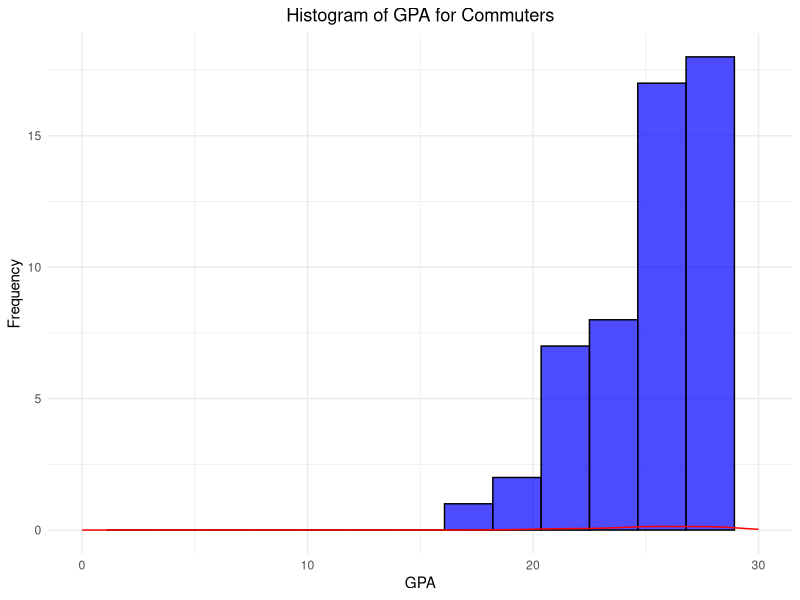
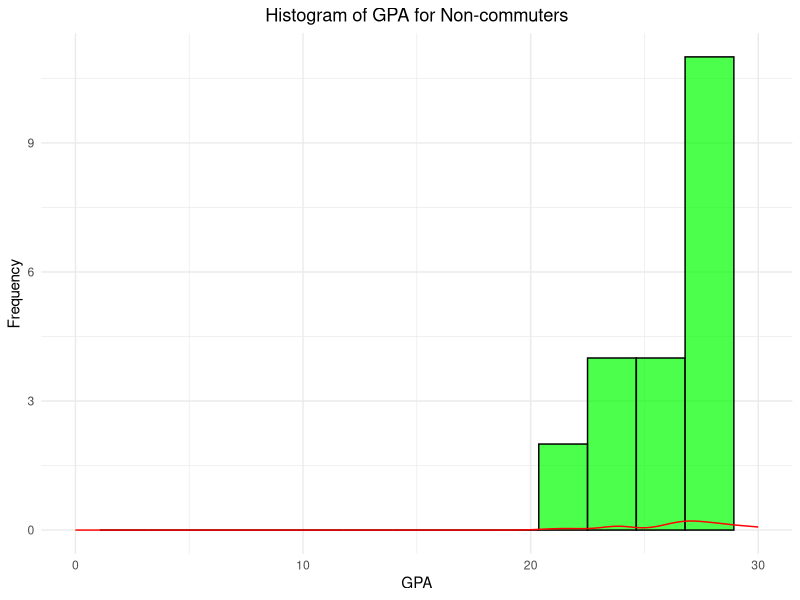
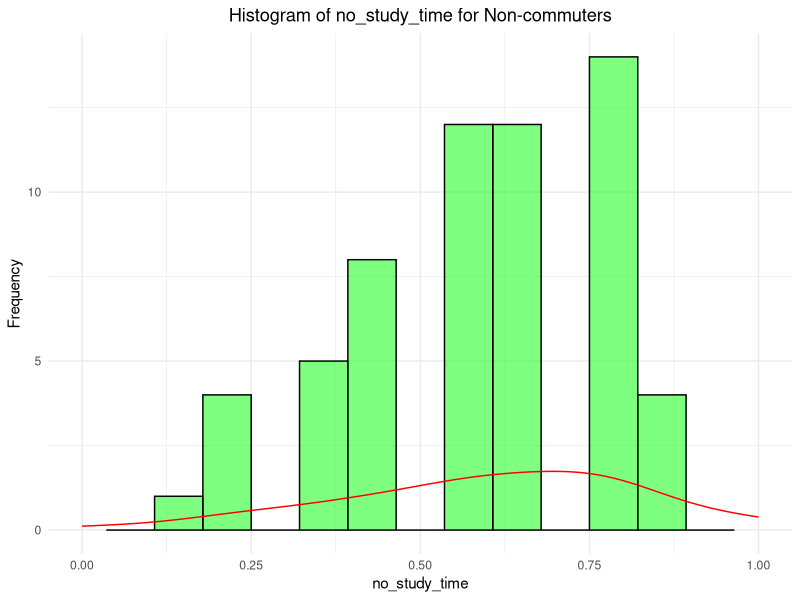
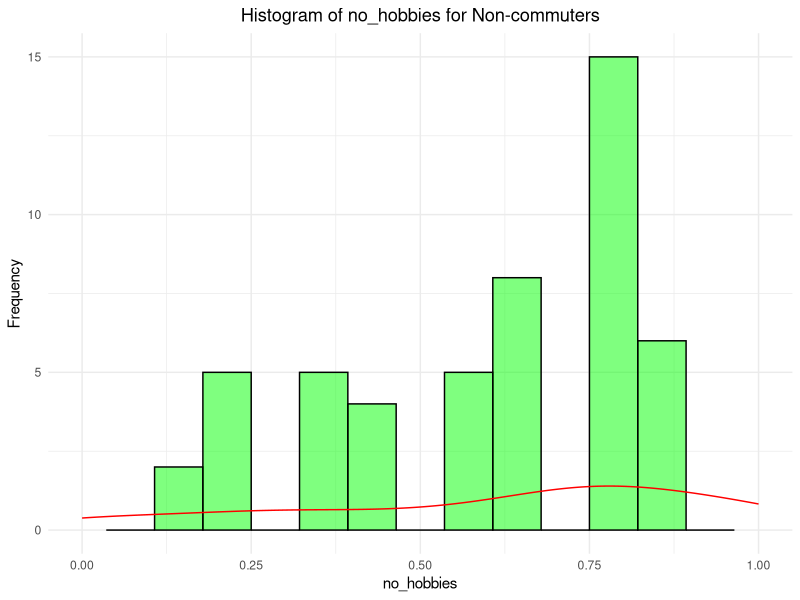
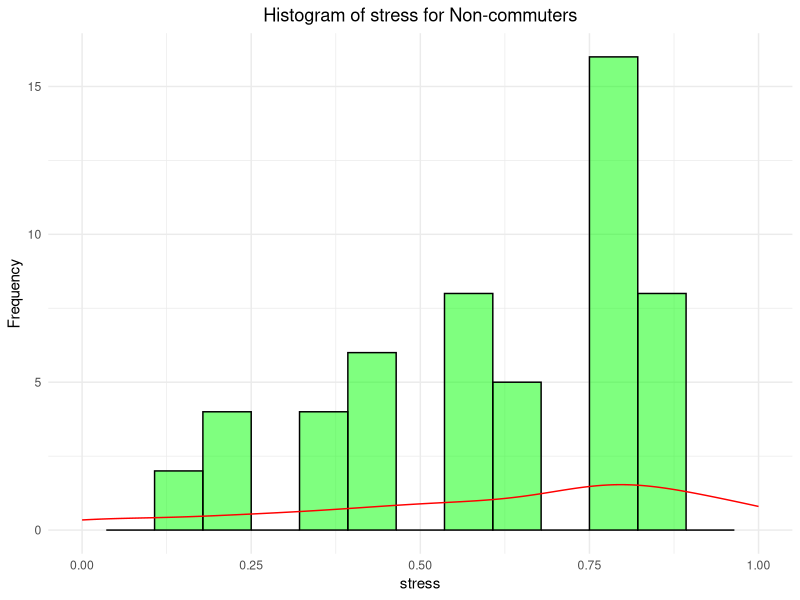
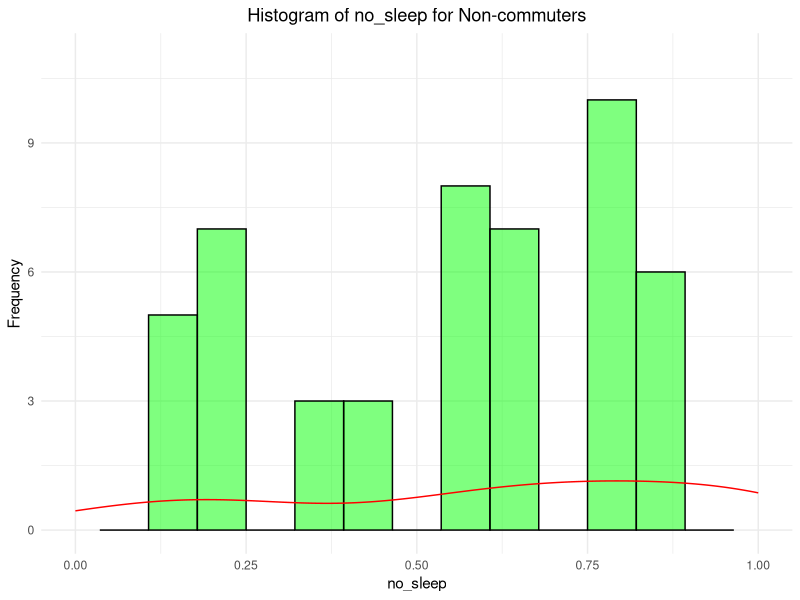
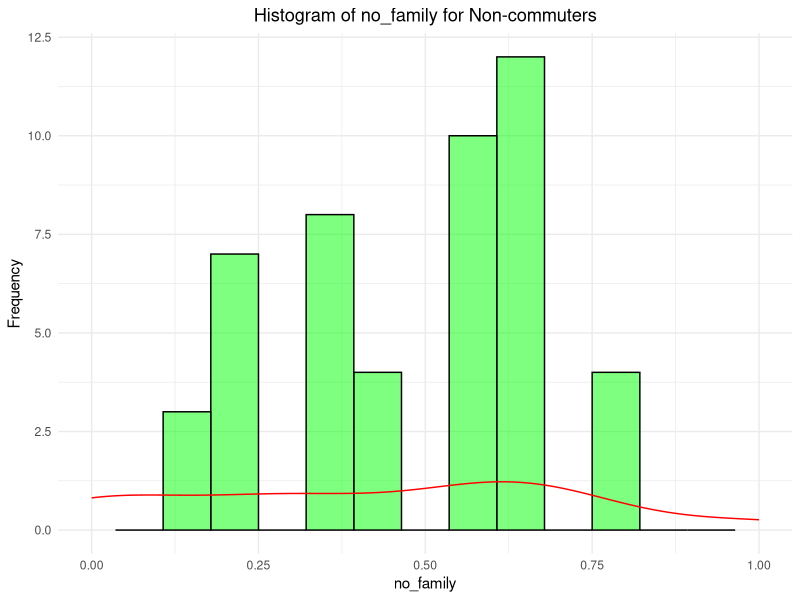
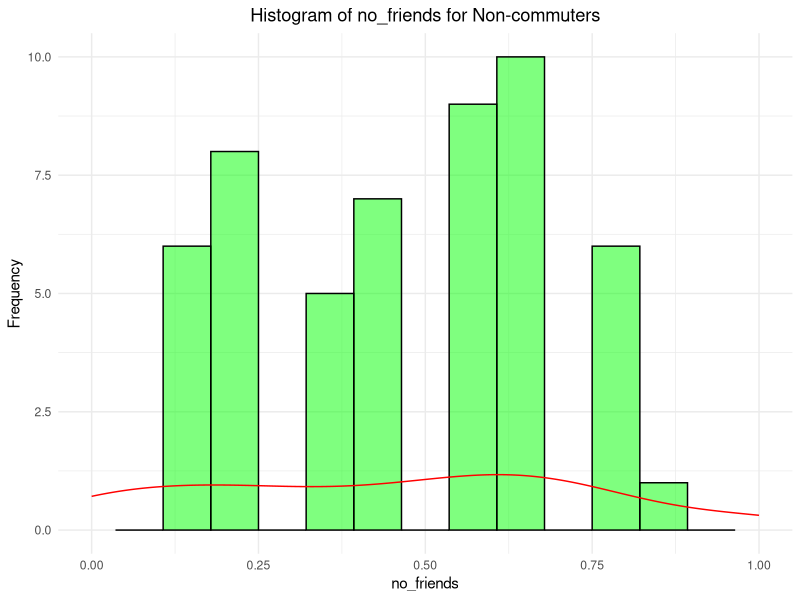

Here is the R script that generated these plots, in order:
data <- read.csv("data/merged.csv")
library(ggplot2)
library(dplyr)

n_commuters <- sum(data$is_commuter)
total <- length(data$is_commuter)
n_non_commuters <- total - n_commuters
ratio_commuters <- n_commuters / total

data.frame(
    commuters = n_commuters,
    non_commuters = n_non_commuters,
    ratio_commuters = ratio_commuters
)

attach(data)

# boxplot(gpa[gpa != "N/A"] ~ is_commuter[gpa != "N/A"],
#     data = data,
#     names = c("non commuter", "commuters"),
#     xlab = "is_commuter",
#     ylab = "gpa"
# )

# Histograms for GPA (Commuters)
filtered_commuters <- filter(data, is_commuter == 1 & gpa >= 0 & gpa <= 30)
ggplot(filtered_commuters, aes(x = gpa)) +
  geom_histogram(bins = 15, fill = "blue", color = "black", alpha = 0.7) +
  geom_density(aes(y = ..density..), color = "red") + 
  xlim(0, 30) +  
  ggtitle('Histogram of GPA for Commuters') +
  xlab('GPA') +
  ylab('Frequency') +
  theme_minimal() +
  theme(plot.title = element_text(hjust = 0.5))

# Histogram for GPA (Non-commuters)
filtered_non_commuters <- filter(data, is_commuter == 0 & gpa >= 0 & gpa <= 30)
ggplot(filtered_non_commuters, aes(x = gpa)) +
  geom_histogram(bins = 15, fill = "green", color = "black", alpha = 0.7) +
  geom_density(aes(y = ..density..), color = "red") + 
  xlim(0, 30) +  
  ggtitle('Histogram of GPA for Non-commuters') +
  xlab('GPA') +
  ylab('Frequency') +
  theme_minimal() +
  theme(plot.title = element_text(hjust = 0.5))

#Histogram for mean indices of life quality (Commuters)
filtered_data <- filter(data, is_commuter == 1)
filtered_columns <- filtered_data[, c("no_study_time", "no_hobbies", "stress", "no_sleep", "no_family", "no_friends", "loneliness")]
for (index in colnames(filtered_columns)) {
  xlim_range <- range(filtered_columns[[index]], na.rm = TRUE)
  plot <- ggplot(filtered_columns, aes(x = !!sym(index))) +  
    geom_histogram(bins = 15, alpha = 0.5, fill = "green", color = "black") +
    geom_density(aes(y = ..density..), color = "red") + 
    xlim(xlim_range[1], xlim_range[2]) +  
    ggtitle(paste("Histogram of", index, "for Non-commuters")) +  
    xlab(index) +  
    ylab('Frequency') + 
    theme_minimal() + 
    theme(plot.title = element_text(hjust = 0.5))
  print(plot)
}

#Histogram for mean indices of life quality (Non-commuters)
filtered_data <- filter(data, is_commuter == 0)
filtered_columns <- filtered_data[, c("no_study_time", "no_hobbies", "stress", "no_sleep", "no_family", "no_friends", "loneliness")]
for (index in colnames(filtered_columns)) {
  xlim_range <- range(filtered_columns[[index]], na.rm = TRUE)
  plot <- ggplot(filtered_columns, aes(x = !!sym(index))) +  
    geom_histogram(bins = 15, alpha = 0.5, fill = "purple", color = "black") +
    geom_density(aes(y = ..density..), color = "red") + 
    xlim(xlim_range[1], xlim_range[2]) + 
    ggtitle(paste("Histogram of", index, "for Non-commuters")) +  
    xlab(index) +  
    ylab('Frequency') + 
    theme_minimal() + 
    theme(plot.title = element_text(hjust = 0.5))
  print(plot)
}

# Means for life indices
selected_columns <- c("no_study_time", "no_hobbies", "stress", "no_sleep", "no_family", "no_friends", "loneliness")
data$row_mean <- rowMeans(data[, selected_columns], na.rm = TRUE)
result <- data[, c(selected_columns, "row_mean")]
head(result)

#Boxplot of mean life indices for commuters
boxplot(row_mean ~ is_commuter,
        data = data[!is.na(data$row_mean), ],
        names = c("non commuter", "commuters"),
        xlab = "is_commuter",
        ylab = "gpa"
)

#Pie charts
commute_summary <- data.frame(
  group = c("Non-Commuters", "Commuters"),
  value = c(n_non_commuters, n_commuters)
)
commute_summary$fraction <- commute_summary$value / sum(commute_summary$value)
commute_summary$label <- paste0(commute_summary$group, " (", round(commute_summary$fraction * 100), "%)")

ggplot(commute_summary, aes(x = "", y = fraction, fill = group)) +
  geom_bar(width = 1, stat = "identity") +
  coord_polar(theta = "y") +
  labs(title = "Percentage of Non-Commuters") +
  theme_void() + 
  theme(legend.position = "right") +
  geom_text(aes(label = label), position = position_stack(vjust = 0.5))

#Commuters
n_10 <- sum(data$commute_time == 0.00 & data$is_commuter==1)
n_30 <- sum(data$commute_time == 0.25 & data$is_commuter==1)
n_1 <- sum(data$commute_time == 0.50 & data$is_commuter==1)
n_1.5 <- sum(data$commute_time == 0.75 & data$is_commuter==1)
n_2 <- sum(data$commute_time == 1.00 & data$is_commuter==1)
commute_time_summary <- data.frame(
  group = c("Less than 10 min.", "10-30 min.", "30 min. to 1 hour", "1 hour to 1.5 hours", "More than 2 hours"),
  value = c(n_10, n_30, n_1, n_1.5,n_2)
)
commute_time_summary$fraction <- commute_time_summary$value / sum(commute_summary$value)
commute_time_summary$label <- paste0(commute_time_summary$group, " (", round(commute_time_summary$fraction * 100), "%)")

ggplot(commute_time_summary, aes(x = "", y = fraction, fill = group)) +
  geom_bar(width = 1, stat = "identity") +
  coord_polar(theta = "y") +
  labs(title = "Percentage of commuting times for Commuters") +
  theme_void() + 
  theme(legend.position = "right") +
  geom_text(aes(label = label), position = position_stack(vjust = 0.5))

#Non-commuters
n_10 <- sum(data$commute_time == 0.00 & data$is_commuter==0)
n_30 <- sum(data$commute_time == 0.25 & data$is_commuter==0)
n_1 <- sum(data$commute_time == 0.50 & data$is_commuter==0)
n_1.5 <- sum(data$commute_time == 0.75 & data$is_commuter==0)
n_2 <- sum(data$commute_time == 1.00 & data$is_commuter==0)
commute_time_summary <- data.frame(
  group = c("Less than 10 min.", "10-30 min.", "30 min. to 1 hour", "1 hour to 1.5 hours", "More than 2 hours"),
  value = c(n_10, n_30, n_1, n_1.5,n_2)
)
commute_time_summary$fraction <- commute_time_summary$value / sum(commute_summary$value)
commute_time_summary$label <- paste0(commute_time_summary$group, " (", round(commute_time_summary$fraction * 100), "%)")

ggplot(commute_time_summary, aes(x = "", y = fraction, fill = group)) +
  geom_bar(width = 1, stat = "identity") +
  coord_polar(theta = "y") +
  labs(title = "Percentage of commuting times for Non-commuters") +
  theme_void() + 
  theme(legend.position = "right") +
  geom_text(aes(label = label), position = position_stack(vjust = 0.5))

#Checking normality of variables: commuters_gpa and noncommuters_gpa
commuters_gpa <- data$gpa[data$is_commuter == 1 & data$gpa != -1]
non_commuters_gpa <- data$gpa[data$is_commuter == 0 & data$gpa != -1]
shapiro.test(commuters_gpa)
shapiro.test(non_commuters_gpa)

#Permorming Wicoxon test since Shapiro test showed the GPA distribution for commuters was not normal
#Testing the null hypothesis "Commuters do not have a lower GPA than non-commuters":
wilcox_test_result <- wilcox.test(commuters_gpa, non_commuters_gpa, 
                                  alternative = "less") 
print(wilcox_test_result)

#Anova to test "More time commuting implies lower GPA":
data$commute_time_group <- as.factor(data$commute_time)  
filtered_data <- filter(data, commute_time > 0 & gpa != -1) 
boxplot(gpa[gpa != -1] ~ commute_time_group[gpa != -1], data = filtered_data,
            xlab = "Commute Time Group",
            ylab = "GPA",
            main = "GPA by Commute Time Group",
            col = c("skyblue", "lightgreen", "pink"))
anova_result <- aov(gpa ~ commute_time_group, data = filtered_data)
summary(anova_result)
